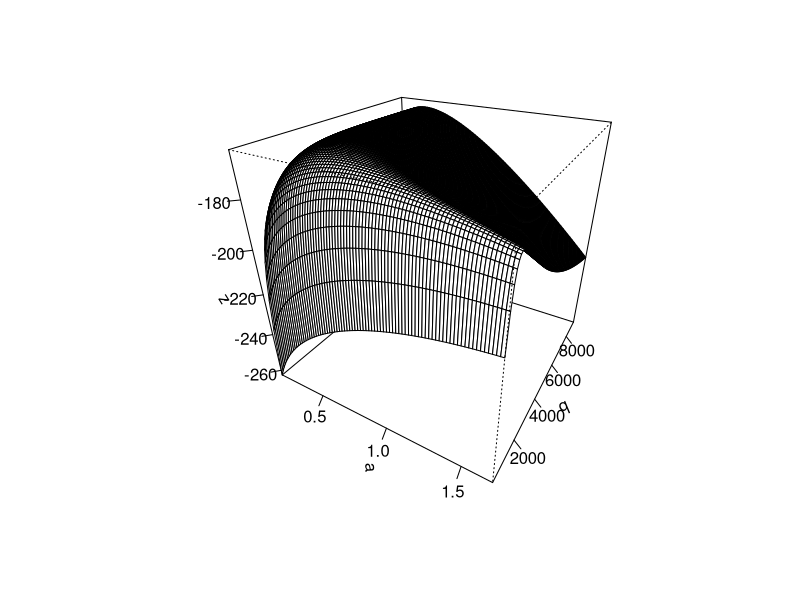
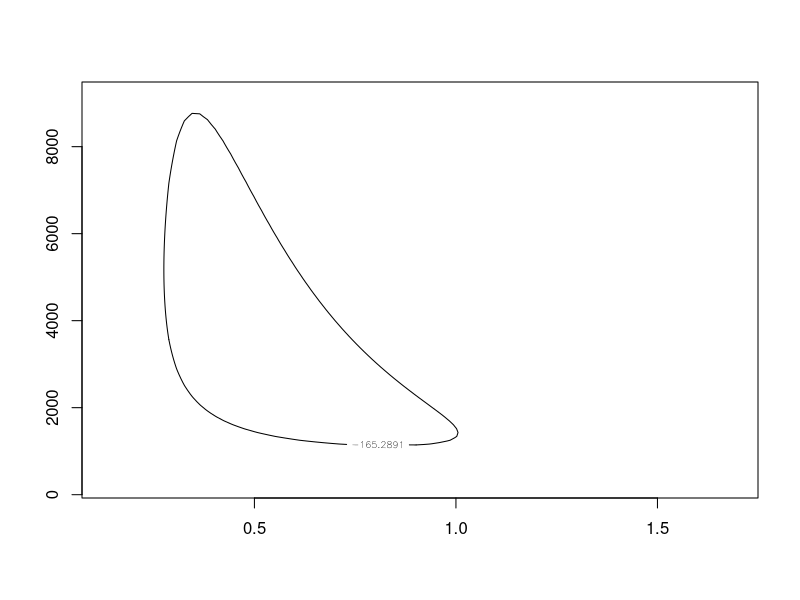

These charts were generated, in order, by the following R code:
x=c(27,82,115,126,155,161,243,294,340,384,457,680,855,877,974,1193,1340,1884,2558,15743)

minusloglikgamma=function(theta){
    -sum(dgamma(x,shape=theta[1],scale=theta[2],log=TRUE))
    }

loglikgamma=function(a,b){
      sum(dgamma(x,shape=a,scale=b,log=TRUE))
      }

theta.start=c(mean(x)*mean(x)/var(x),var(x)/mean(x))
out=nlm(minusloglikgamma,theta.start,hessian=TRUE)
out

# Independent confidence intervals
theta_mv=out$estimate
invH=solve(-out$hessian) # The function is minus the loglikelihood
theta_mv_var=-diag(invH)
linf=theta_mv-1.96*sqrt(theta_mv_var); lsup=theta_mv+1.96*sqrt(theta_mv_var)
linf; lsup;


# Confidence region
q=qchisq(0.05,2,lower.tail=FALSE)
cc=-out$minimum-0.5*q   # The function is minus the loglikelihood

a=seq(.5*linf[1],2*lsup[1],(2*lsup[1]-.5*linf[1])/81)
b=seq(.5*linf[2],2*lsup[2],(2*lsup[2]-.5*linf[2])/100)

z=array(0,dim=c(length(a),length(b)))
for(i in 1:length(a)) {
  for(j in 1:length(b)) {
    z[i,j]=loglikgamma(a[i],b[j])
    }
  }
persp(a,b,z,theta=30,phi=30,ticktype="detailed")
contour(a,b,z,level=c(cc))

